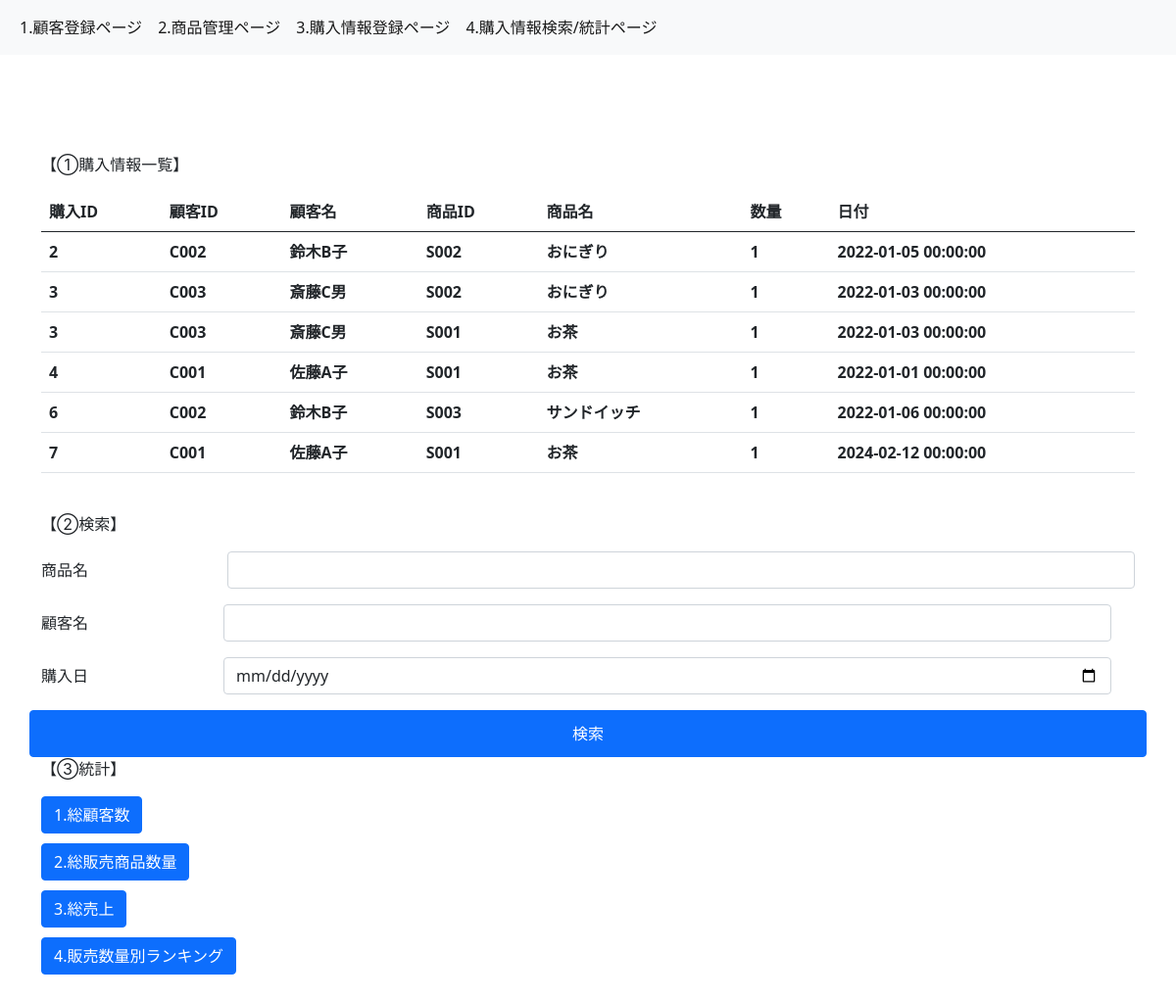
The app's page /purchase_data_statistics with its own data.
### models.py (models this page shows, shortened)
class Purchase(db.Model):
    __tablename__="purchases"
    purchase_id = db.Column(db.Integer,primary_key=True,autoincrement=True)
    customer_id = db.Column(db.String,db.ForeignKey("customers.customer_id"))
    date = db.Column(db.DateTime)
    purchase_details = db.relationship("Purchase_detail",backref="purchases",cascade="delete")

class Customer(db.Model):
    __tablename__="customers"
    customer_id = db.Column(db.String,primary_key=True)
    customer_name = db.Column(db.String,nullable=False)
    age = db.Column(db.Integer)
    gender = db.Column(db.String)
    purchases = db.relationship("Purchase",backref="customers",cascade="delete")

class Purchase_detail(db.Model):
    __tablename__="purchase_details"
    purchase_id = db.Column(db.Integer,db.ForeignKey("purchases.purchase_id"),primary_key=True)
    item_id = db.Column(db.String,db.ForeignKey("items.item_id"),primary_key=True)
    quantity = db.Column(db.Integer,nullable=False)

class Item(db.Model):
    __tablename__="items"
    item_id = db.Column(db.String,primary_key=True)
    item_name = db.Column(db.String,nullable=False)
    price = db.Column(db.Integer)
    purchase_details = db.relationship("Purchase_detail",backref="items",cascade="delete")

### app.py (the view)
@app.route("/purchase_data_statistics")
def purchase_data_statistics():
    joined_purchase_details = db.session.query(Purchase,Purchase_detail).join(Purchase_detail,Purchase.purchase_id==Purchase_detail.purchase_id).all()
    joined_purchase_details = db.session.query(Purchase,Purchase_detail,Customer).join(Purchase_detail,Purchase.purchase_id==Purchase_detail.purchase_id).join(Customer,Purchase.customer_id==Customer.customer_id).all()
    joined_purchase_details = db.session.query(Purchase,Purchase_detail,Customer,Item).join(Purchase_detail,Purchase.purchase_id==Purchase_detail.purchase_id).join(Customer,Purchase.customer_id==Customer.customer_id).join(Item,Purchase_detail.item_id==Item.item_id).all()
    customers = Customer.query.all()
    return render_template("4_purchase_data_statistics.html",joined_parchase_details=joined_purchase_details,customers=customers)

### templates/4_purchase_data_statistics.html (shortened to what this page needs)
{% extends "base.html" %} {% block content %}
<p>【①購入情報一覧】</p>
<table class="table">
  <thead>
    <tr>
      <th scope="col">購入ID</th>
      <th scope="col">顧客ID</th>
      <th scope="col">顧客名</th>
      <th scope="col">商品ID</th>
      <th scope="col">商品名</th>
      <th scope="col">数量</th>
      <th scope="col">日付</th>
    </tr>
  </thead>
  <tbody>
    {% for joined_parchase_detail in joined_parchase_details%}
    <tr>
      <th scope="row">{{joined_parchase_detail.Purchase.purchase_id}}</th>
      <th scope="row">{{joined_parchase_detail.Customer.customer_id}}</th>
      <th scope="row">{{joined_parchase_detail.Customer.customer_name}}</th>
      <th scope="row">{{joined_parchase_detail.Purchase_detail.item_id}}</th>
      <th scope="row">{{joined_parchase_detail.Item.item_name}}</th>
      <th scope="row">{{joined_parchase_detail.Purchase_detail.quantity}}</th>
      <th scope="row">{{joined_parchase_detail.Purchase.date}}</th>
    </tr>
    {% endfor %}
  </tbody>
</table>
<br/>
<p>【②検索】</p>
<form action="/search_purchase" method="post">
  <div class="row mb-3">
    <label for="input-item-name" class="col-sm-2 col-form-label">商品名</label>
    <div class="col-sm-10">
      <input
        type="text"
        class="form-control"
        id="input-item-name"
        name="input-item-name"
      />
    </div>
  </div>
  <div class="row mb-3">
  <div class="row mb-3">
    <label for="input-customer-name" class="col-sm-2 col-form-label"
      >顧客名</label
    >
    <div class="col-sm-10">
      <select
        type="text"
        class="form-control"
        id="input-customer-name"
        name="input-customer-name"
      >
      <option value=""></option>
      {% for customer in customers %}
      <option value = "{{customer.customer_name}}">
      </option>
      {% endfor %}
      </select>
    </div>
  </div>
  <br/>
  <div class="row mb-3">
    <label for="input-date" class="col-sm-2 col-form-label">購入日</label>
    <div class="col-sm-10">
      <input
        type="date"
        class="form-control"
        id="input-date"
        name="input-date"
      />
    </div>
  </div>
  <button type="submit" class="btn btn-primary" formmethod="post">検索</button>
</form>
<br />
<br />
<p>【③統計】</p>
<form action="/sum_count_customers" method="post">
  <button type="submit" class="btn btn-primary" formmethod="post">1.総顧客数</button>
</form>
<br />
<br />
<form action="/count_quantity" method="post">
  <button type="submit" class="btn btn-primary" formmethod="post">2.総販売商品数量</button>
</form>
<br />
<br />
<form action="/total_sales" method="post">
  <button type="submit" class="btn btn-primary" formmethod="post">3.総売上</button>
</form>
<br />
<br />
<form action="/ranking_items" method="post">
  <button type="submit" class="btn btn-primary" formmethod="post">4.販売数量別ランキング</button>
</form>
<br />
<br />
{% endblock %}

### templates/base.html (shortened to what this page needs)
<!DOCTYPE html>
<html lang="ja">
  <head>
    <link
      href="https://cdn.jsdelivr.net/npm/bootstrap@5.0.2/dist/css/bootstrap.min.css"
      rel="stylesheet"
    />
  </head>
  <body>
    <nav class="navbar navbar-expand-lg navbar-light bg-light">
      <div class="container-fluid">
        <div class="collapse navbar-collapse" id="navbarSupportedContent">
          <ul class="navbar-nav me-auto mb-2 mb-lg-0">
            <li class="nav-item">
              <a
                class="nav-link active"
                aria-current="page"
                href="{{url_for('index')}}"
                >1.顧客登録ページ</a
              >
            </li>
            <li class="nav-item">
              <a
                class="nav-link active"
                aria-current="page"
                href="{{url_for('item')}}"
                >2.商品管理ページ</a
              >
            </li>
            <li class="nav-item">
              <a class="nav-link active" aria-current="page" href="{{url_for('purchase')}}"
                >3.購入情報登録ページ</a
              >
            </li>
            <li class="nav-item">
              <a class="nav-link active" aria-current="page" href="{{url_for('purchase_data_statistics')}}"
                >4.購入情報検索/統計ページ</a
              >
            </li>
          </ul>
        </div>
      </div>
    </nav>
    <div class="container" style="padding-top: 100px">
      {% block content %} {% endblock %}
    </div>
  </body>
</html>

### records on screen
Purchase: Purchase.purchase_id "2", Customer.customer_id "C002", Customer.customer_name "鈴木B子", Purchase_detail.item_id "S002", Item.item_name "おにぎり", Purchase_detail.quantity "1", Purchase "2022-01-05 00:00:00"
Purchase: Purchase.purchase_id "3", Customer.customer_id "C003", Customer.customer_name "斎藤C男", Purchase_detail.item_id "S002", Item.item_name "おにぎり", Purchase_detail.quantity "1", Purchase "2022-01-03 00:00:00", Purchase_detail.item_id "S001", Item.item_name "お茶"
Purchase: Purchase.purchase_id "4", Customer.customer_id "C001", Customer.customer_name "佐藤A子", Purchase_detail.item_id "S001", Item.item_name "お茶", Purchase_detail.quantity "1", Purchase "2022-01-01 00:00:00"
Purchase: Purchase.purchase_id "6", Customer.customer_id "C002", Customer.customer_name "鈴木B子", Purchase_detail.item_id "S003", Item.item_name "サンドイッチ", Purchase_detail.quantity "1", Purchase "2022-01-06 00:00:00"
Purchase: Purchase.purchase_id "7", Customer.customer_id "C001", Customer.customer_name "佐藤A子", Purchase_detail.item_id "S001", Item.item_name "お茶", Purchase_detail.quantity "1", Purchase "2024-02-12 00:00:00"
